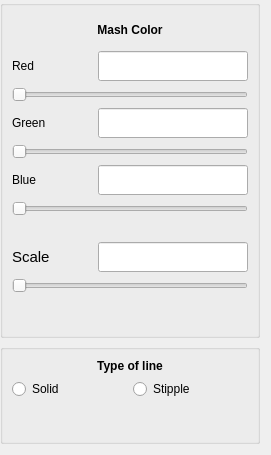
          <widget class="QWidget" name="tab_2">
           <attribute name="title">
            <string>Lines</string>
           </attribute>
           <widget class="QWidget" name="layoutWidget">
            <property name="geometry">
             <rect>
              <x>0</x>
              <y>0</y>
              <width>262</width>
              <height>446</height>
             </rect>
            </property>
            <layout class="QVBoxLayout" name="verticalLayout_4">
             <item>
              <widget class="QGroupBox" name="groupBox_7">
               <property name="sizePolicy">
                <sizepolicy hsizetype="Fixed" vsizetype="Fixed">
                 <horstretch>0</horstretch>
                 <verstretch>0</verstretch>
                </sizepolicy>
               </property>
               <property name="minimumSize">
                <size>
                 <width>260</width>
                 <height>338</height>
                </size>
               </property>
               <property name="maximumSize">
                <size>
                 <width>260</width>
                 <height>338</height>
                </size>
               </property>
               <property name="title">
                <string/>
               </property>
               <layout class="QFormLayout" name="formLayout_5">
                <item row="0" column="0" colspan="2">
                 <layout class="QVBoxLayout" name="verticalLayout_3">
                  <item>
                   <widget class="QLabel" name="VertexColorNameLabel_2">
                    <property name="sizePolicy">
                     <sizepolicy hsizetype="Minimum" vsizetype="Fixed">
                      <horstretch>0</horstretch>
                      <verstretch>0</verstretch>
                     </sizepolicy>
                    </property>
                    <property name="minimumSize">
                     <size>
                      <width>0</width>
                      <height>30</height>
                     </size>
                    </property>
                    <property name="maximumSize">
                     <size>
                      <width>240</width>
                      <height>30</height>
                     </size>
                    </property>
                    <property name="font">
                     <font>
                      <weight>75</weight>
                      <bold>true</bold>
                     </font>
                    </property>
                    <property name="text">
                     <string>Mash Color</string>
                    </property>
                    <property name="alignment">
                     <set>Qt::AlignCenter</set>
                    </property>
                   </widget>
                  </item>
                  <item>
                   <layout class="QHBoxLayout" name="horizontalLayout_14">
                    <item>
                     <widget class="QLabel" name="VertexRedLabel_2">
                      <property name="sizePolicy">
                       <sizepolicy hsizetype="MinimumExpanding" vsizetype="Preferred">
                        <horstretch>0</horstretch>
                        <verstretch>0</verstretch>
                       </sizepolicy>
                      </property>
                      <property name="minimumSize">
                       <size>
                        <width>0</width>
                        <height>0</height>
                       </size>
                      </property>
                      <property name="maximumSize">
                       <size>
                        <width>100</width>
                        <height>30</height>
                       </size>
                      </property>
                      <property name="text">
                       <string>Red</string>
                      </property>
                     </widget>
                    </item>
                    <item>
                     <widget class="QLineEdit" name="EdgeRedValue">
                      <property name="sizePolicy">
                       <sizepolicy hsizetype="Fixed" vsizetype="Fixed">
                        <horstretch>0</horstretch>
                        <verstretch>0</verstretch>
                       </sizepolicy>
                      </property>
                      <property name="minimumSize">
                       <size>
                        <width>150</width>
                        <height>30</height>
                       </size>
                      </property>
                      <property name="maximumSize">
                       <size>
                        <width>150</width>
                        <height>30</height>
                       </size>
                      </property>
                     </widget>
                    </item>
                   </layout>
                  </item>
                  <item>
                   <widget class="QSlider" name="EdgeRedSlider">
                    <property name="sizePolicy">
                     <sizepolicy hsizetype="Fixed" vsizetype="Fixed">
                      <horstretch>0</horstretch>
                      <verstretch>0</verstretch>
                     </sizepolicy>
                    </property>
                    <property name="minimumSize">
                     <size>
                      <width>0</width>
                      <height>0</height>
                     </size>
                    </property>
                    <property name="maximumSize">
                     <size>
                      <width>260</width>
                      <height>20</height>
                     </size>
                    </property>
                    <property name="maximum">
                     <number>100</number>
                    </property>
                    <property name="orientation">
                     <enum>Qt::Horizontal</enum>
                    </property>
                   </widget>
                  </item>
                  <item>
                   <layout class="QHBoxLayout" name="horizontalLayout_18">
                    <item>
                     <widget class="QLabel" name="VertexGreenLabel_2">
                      <property name="sizePolicy">
                       <sizepolicy hsizetype="MinimumExpanding" vsizetype="Preferred">
                        <horstretch>0</horstretch>
                        <verstretch>0</verstretch>
                       </sizepolicy>
                      </property>
                      <property name="minimumSize">
                       <size>
                        <width>0</width>
                        <height>0</height>
                       </size>
                      </property>
                      <property name="maximumSize">
                       <size>
                        <width>100</width>
                        <height>30</height>
                       </size>
                      </property>
                      <property name="text">
                       <string>Green</string>
                      </property>
                     </widget>
                    </item>
                    <item>
                     <widget class="QLineEdit" name="EdgeGreenValue">
                      <property name="sizePolicy">
                       <sizepolicy hsizetype="Fixed" vsizetype="Fixed">
                        <horstretch>0</horstretch>
                        <verstretch>0</verstretch>
                       </sizepolicy>
                      </property>
                      <property name="minimumSize">
                       <size>
                        <width>150</width>
                        <height>30</height>
                       </size>
                      </property>
                      <property name="maximumSize">
                       <size>
                        <width>150</width>
                        <height>30</height>
                       </size>
                      </property>
                     </widget>
                    </item>
                   </layout>
                  </item>
                  <item>
                   <widget class="QSlider" name="EdgeGreenSlider">
                    <property name="sizePolicy">
                     <sizepolicy hsizetype="Fixed" vsizetype="Fixed">
                      <horstretch>0</horstretch>
                      <verstretch>0</verstretch>
                     </sizepolicy>
                    </property>
                    <property name="minimumSize">
                     <size>
                      <width>0</width>
                      <height>0</height>
                     </size>
                    </property>
                    <property name="maximumSize">
                     <size>
                      <width>260</width>
                      <height>20</height>
                     </size>
                    </property>
                    <property name="maximum">
                     <number>100</number>
                    </property>
                    <property name="orientation">
                     <enum>Qt::Horizontal</enum>
                    </property>
                   </widget>
                  </item>
                  <item>
                   <layout class="QHBoxLayout" name="horizontalLayout_19">
                    <item>
                     <widget class="QLabel" name="VertexBlueLabel_2">
                      <property name="enabled">
                       <bool>true</bool>
                      </property>
                      <property name="sizePolicy">
                       <sizepolicy hsizetype="MinimumExpanding" vsizetype="Preferred">
                        <horstretch>0</horstretch>
                        <verstretch>0</verstretch>
                       </sizepolicy>
                      </property>
                      <property name="minimumSize">
                       <size>
                        <width>30</width>
                        <height>30</height>
                       </size>
                      </property>
                      <property name="maximumSize">
                       <size>
                        <width>100</width>
                        <height>30</height>
                       </size>
                      </property>
                      <property name="text">
                       <string>Blue</string>
                      </property>
                     </widget>
                    </item>
                    <item>
                     <widget class="QLineEdit" name="EdgeBlueValue">
                      <property name="sizePolicy">
                       <sizepolicy hsizetype="Fixed" vsizetype="Fixed">
                        <horstretch>0</horstretch>
                        <verstretch>0</verstretch>
                       </sizepolicy>
                      </property>
                      <property name="minimumSize">
                       <size>
                        <width>150</width>
                        <height>30</height>
                       </size>
                      </property>
                      <property name="maximumSize">
                       <size>
                        <width>150</width>
                        <height>30</height>
                       </size>
                      </property>
                     </widget>
                    </item>
                   </layout>
                  </item>
                  <item>
                   <widget class="QSlider" name="EdgeBlueSlider">
                    <property name="sizePolicy">
                     <sizepolicy hsizetype="Fixed" vsizetype="Fixed">
                      <horstretch>0</horstretch>
                      <verstretch>0</verstretch>
                     </sizepolicy>
                    </property>
                    <property name="minimumSize">
                     <size>
                      <width>0</width>
                      <height>0</height>
                     </size>
                    </property>
                    <property name="maximumSize">
                     <size>
                      <width>260</width>
                      <height>20</height>
                     </size>
                    </property>
                    <property name="maximum">
                     <number>100</number>
                    </property>
                    <property name="orientation">
                     <enum>Qt::Horizontal</enum>
                    </property>
                   </widget>
                  </item>
                  <item>
                   <spacer name="verticalSpacer_5">
                    <property name="orientation">
                     <enum>Qt::Vertical</enum>
                    </property>
                    <property name="sizeType">
                     <enum>QSizePolicy::Fixed</enum>
                    </property>
                    <property name="sizeHint" stdset="0">
                     <size>
                      <width>0</width>
                      <height>20</height>
                     </size>
                    </property>
                   </spacer>
                  </item>
                  <item>
                   <layout class="QHBoxLayout" name="horizontalLayout_20">
                    <item>
                     <widget class="QLabel" name="ScaleLabel_2">
                      <property name="sizePolicy">
                       <sizepolicy hsizetype="MinimumExpanding" vsizetype="Preferred">
                        <horstretch>0</horstretch>
                        <verstretch>0</verstretch>
                       </sizepolicy>
                      </property>
                      <property name="minimumSize">
                       <size>
                        <width>0</width>
                        <height>0</height>
                       </size>
                      </property>
                      <property name="maximumSize">
                       <size>
                        <width>100</width>
                        <height>30</height>
                       </size>
                      </property>
                      <property name="font">
                       <font>
                        <pointsize>11</pointsize>
                       </font>
                      </property>
                      <property name="text">
                       <string>Scale</string>
                      </property>
                     </widget>
                    </item>
                    <item>
                     <widget class="QLineEdit" name="ScaleEdgeValue">
                      <property name="sizePolicy">
                       <sizepolicy hsizetype="Fixed" vsizetype="Fixed">
                        <horstretch>0</horstretch>
                        <verstretch>0</verstretch>
                       </sizepolicy>
                      </property>
                      <property name="minimumSize">
                       <size>
                        <width>150</width>
                        <height>30</height>
                       </size>
                      </property>
                      <property name="maximumSize">
                       <size>
                        <width>150</width>
                        <height>30</height>
                       </size>
                      </property>
                     </widget>
                    </item>
                   </layout>
                  </item>
                  <item>
                   <widget class="QSlider" name="ScaleEdge">
                    <property name="sizePolicy">
                     <sizepolicy hsizetype="Fixed" vsizetype="Fixed">
                      <horstretch>0</horstretch>
                      <verstretch>0</verstretch>
                     </sizepolicy>
                    </property>
                    <property name="minimumSize">
                     <size>
                      <width>0</width>
                      <height>0</height>
                     </size>
                    </property>
                    <property name="maximumSize">
                     <size>
                      <width>260</width>
                      <height>20</height>
                     </size>
                    </property>
                    <property name="minimum">
                     <number>1</number>
                    </property>
                    <property name="maximum">
                     <number>10</number>
                    </property>
                    <property name="singleStep">
                     <number>1</number>
                    </property>
                    <property name="orientation">
                     <enum>Qt::Horizontal</enum>
                    </property>
                   </widget>
                  </item>
                 </layout>
                </item>
               </layout>
              </widget>
             </item>
             <item>
              <widget class="QGroupBox" name="LinesType">
               <property name="sizePolicy">
                <sizepolicy hsizetype="Fixed" vsizetype="Fixed">
                 <horstretch>0</horstretch>
                 <verstretch>0</verstretch>
                </sizepolicy>
               </property>
               <property name="minimumSize">
                <size>
                 <width>260</width>
                 <height>100</height>
                </size>
               </property>
               <property name="maximumSize">
                <size>
                 <width>260</width>
                 <height>100</height>
                </size>
               </property>
               <property name="title">
                <string/>
               </property>
               <layout class="QGridLayout" name="gridLayout_12">
                <item row="1" column="0">
                 <spacer name="verticalSpacer_4">
                  <property name="orientation">
                   <enum>Qt::Vertical</enum>
                  </property>
                  <property name="sizeHint" stdset="0">
                   <size>
                    <width>20</width>
                    <height>40</height>
                   </size>
                  </property>
                 </spacer>
                </item>
                <item row="0" column="0">
                 <layout class="QVBoxLayout" name="verticalLayout_7">
                  <item>
                   <widget class="QLabel" name="label_3">
                    <property name="maximumSize">
                     <size>
                      <width>260</width>
                      <height>16777215</height>
                     </size>
                    </property>
                    <property name="font">
                     <font>
                      <weight>75</weight>
                      <bold>true</bold>
                     </font>
                    </property>
                    <property name="text">
                     <string>Type of line</string>
                    </property>
                    <property name="alignment">
                     <set>Qt::AlignCenter</set>
                    </property>
                   </widget>
                  </item>
                  <item>
                   <layout class="QHBoxLayout" name="horizontalLayout_5">
                    <item>
                     <widget class="QRadioButton" name="LineSolid">
                      <property name="maximumSize">
                       <size>
                        <width>130</width>
                        <height>16777215</height>
                       </size>
                      </property>
                      <property name="text">
                       <string>Solid</string>
                      </property>
                     </widget>
                    </item>
                    <item>
                     <widget class="QRadioButton" name="LineStipple">
                      <property name="maximumSize">
                       <size>
                        <width>130</width>
                        <height>16777215</height>
                       </size>
                      </property>
                      <property name="text">
                       <string>Stipple</string>
                      </property>
                     </widget>
                    </item>
                   </layout>
                  </item>
                 </layout>
                </item>
               </layout>
              </widget>
             </item>
            </layout>
           </widget>
          </widget>
